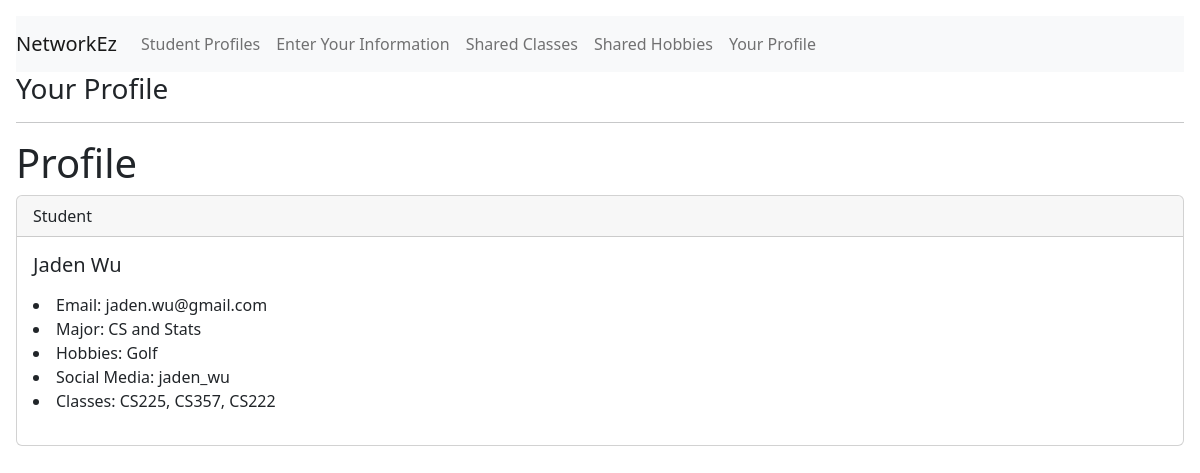
Page /your_profile/ on the earlier database version.
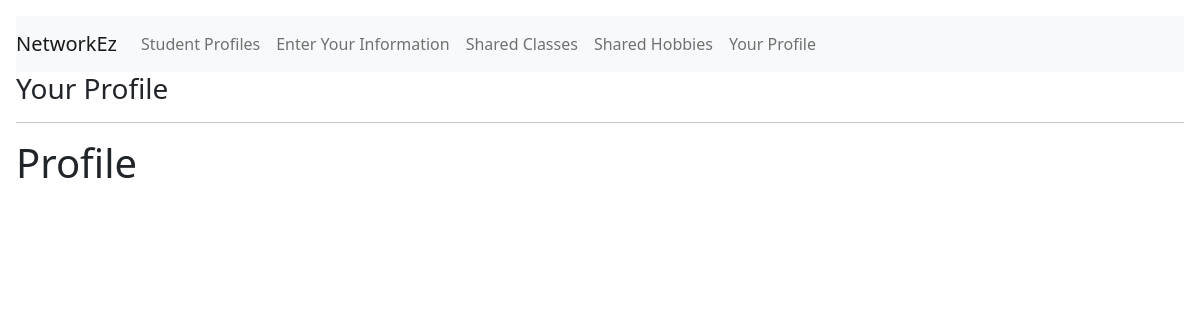
Same page on the later database version.
### app/models.py (models this page shows)
class UserStudent(models.Model):
    name = models.CharField(max_length=150, null=True)
    major = models.CharField(max_length=150, null=True)
    hobbies = models.CharField(max_length=300, null=True)
    classes = models.CharField(max_length=150, null=True)
    social_media = models.CharField(max_length=300, null=True)
    email = models.CharField(max_length=300, null=True)

### app/views.py (the view)
# urls.py: path('your_profile/', v.your_profile, name= "your_profile")
def your_profile(response):
    user_list = UserStudent.objects.all()
    return render(response, 'register/your_profile.html', {'student_list': user_list})

### app/templates/register/your_profile.html (shortened to what this page needs)
<!doctype html>
<html lang="en">
  <head>
    <link href="https://cdn.jsdelivr.net/npm/bootstrap@5.2.2/dist/css/bootstrap.min.css" rel="stylesheet">
    <link href="https://getbootstrap.com/docs/5.2/assets/css/docs.css" rel="stylesheet">
  </head>
  <body class="p-3 m-0 border-0 bd-example">
<nav class="navbar navbar-expand-lg navbar-light bg-light">
    <a class="navbar-brand" href="#">NetworkEz</a>
    <div class="collapse navbar-collapse" id="navbarNav">
      <ul class="navbar-nav">
        <li class="nav-item active">
          <a class="nav-link" href="{% url 'profiles' %}"> Student Profiles </a>
        </li>
        <li class="nav-item">
          <a class="nav-link" href="{% url 'home' %}">Enter Your Information</a>
        </li>
        <li class="nav-item">
            <a class="nav-link" href="{% url 'filtered_profiles' %}">Shared Classes</a>
          </li>
          <li class="nav-item">
            <a class="nav-link" href="{% url 'filtered_hobbies' %}">Shared Hobbies</a>
          </li>
          <li class="nav-item">
            <a class="nav-link" href="{% url 'your_profile' %}">Your Profile</a>
          </li>
      </ul>
    </div>
  </nav>
<h3>Your Profile</h3>
<hr>
<!doctype html>
<html lang="en">
  <head>
    <link href="https://cdn.jsdelivr.net/npm/bootstrap@5.2.2/dist/css/bootstrap.min.css" rel="stylesheet">
    <link href="https://getbootstrap.com/docs/5.2/assets/css/docs.css" rel="stylesheet">
  </head>
  <body class="p-3 m-0 border-0 bd-example">
<h1> Profile </h1>
{% for student in student_list %}
<div class="card">
    <div class="card-header">
        Student
    </div>
    <div class="card-body">
        <h5 class="card-title">{{ student.name }}</h5>
        <p class="card-text">
        <li>Email: {{ student.email }} </li>
        <li>Major: {{ student.major }} </li>
        <li>Hobbies: {{ student.hobbies }} </li>
        <li>Social Media: {{ student.social_media }} </li>
        <li>Classes: {{ student.classes }} </li>
        </p>
    </div>
</div>
<br/>
{% endfor %}
  </body>
</html>

Differences in the rows shown:
removed UserStudent: name "Jaden Wu", email "jaden.wu@gmail.com", major "CS and Stats", hobbies "Golf", social_media "jaden_wu", classes "CS225, CS357, CS222"
